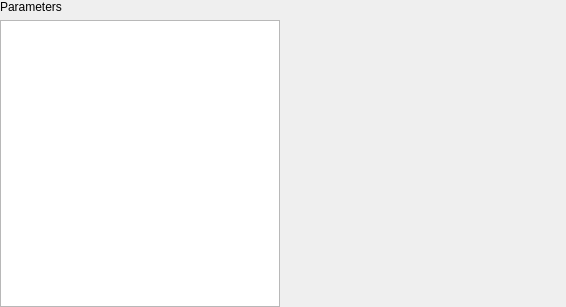
<?xml version="1.0" encoding="UTF-8"?>
<ui version="4.0">
 <class>form</class>
 <widget class="QWidget" name="form">
  <property name="geometry">
   <rect>
    <x>0</x>
    <y>0</y>
    <width>566</width>
    <height>307</height>
   </rect>
  </property>
  <property name="windowTitle">
   <string>Form</string>
  </property>
  <layout class="QGridLayout" name="gridLayout" columnstretch="1,1">
   <property name="leftMargin">
    <number>0</number>
   </property>
   <property name="topMargin">
    <number>0</number>
   </property>
   <property name="rightMargin">
    <number>0</number>
   </property>
   <property name="bottomMargin">
    <number>0</number>
   </property>
   <item row="0" column="0">
    <widget class="QLabel" name="parametersLabel">
     <property name="text">
      <string>Parameters</string>
     </property>
    </widget>
   </item>
   <item row="1" column="0">
    <widget class="QListView" name="parametersListView">
     <property name="editTriggers">
      <set>QAbstractItemView::NoEditTriggers</set>
     </property>
    </widget>
   </item>
   <item row="0" column="1" rowspan="2">
    <widget class="ExportParameterWidget" name="parameterExportWidget" native="true"/>
   </item>
  </layout>
 </widget>
 <customwidgets>
  <customwidget>
   <class>ExportParameterWidget</class>
   <extends>QWidget</extends>
   <header>gui/widget/export/parameter.h</header>
   <container>1</container>
  </customwidget>
 </customwidgets>
 <resources/>
 <connections/>
</ui>
